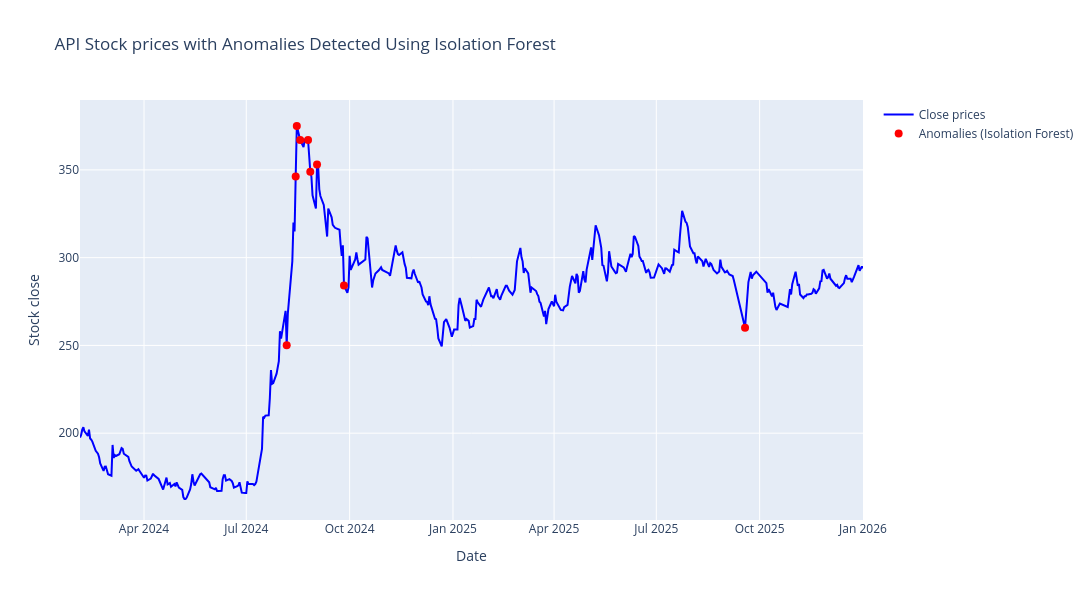

The code cell stored with this chart in its notebook:
### Code cell
fig = go.Figure()

# Add Close prices line
fig.add_trace(
    go.Scatter(
        x=df.index,
        y=df["close"],
        mode="lines",
        name="Close prices",
        line=dict(color="blue", width=2),
    )
)

# Add anomalies (Isolation Forest) as red markers
fig.add_trace(
    go.Scatter(
        x=anomalies_if.index,
        y=anomalies_if["close"],
        mode="markers",
        name="Anomalies (Isolation Forest)",
        marker=dict(color="red", size=8, symbol="circle"),
        showlegend=True,
    )
)

# Update layout for a larger figure size and title
fig.update_layout(
    title=f"{stock_name} Stock prices with Anomalies Detected Using Isolation Forest",
    xaxis_title="Date",
    yaxis_title="Stock close",
    autosize=False,
    width=1200,
    height=600,
)

# Show the plot
fig.show()

### Figure 1 — Plotly figure (JSON) as saved in the notebook; plotly's stock layout.template omitted (floating-point values rounded to 4 significant figures; data arrays with more than 128 entries replaced by an {"elided": "..."} marker saying what was removed)
{"data": [{"line": {"color": "blue", "width": 2}, "mode": "lines", "name": "Close prices", "type": "scatter", "x": {"elided": "435 str values"}, "y": {"elided": "435 float values"}}, {"marker": {"color": "red", "size": 8, "symbol": "circle"}, "mode": "markers", "name": "Anomalies (Isolation Forest)", "showlegend": true, "type": "scatter", "x": ["2024-08-06T00:00:00.000000000", "2024-08-14T00:00:00.000000000", "2024-08-15T00:00:00.000000000", "2024-08-18T00:00:00.000000000", "2024-08-25T00:00:00.000000000", "2024-08-27T00:00:00.000000000", "2024-09-02T00:00:00.000000000", "2024-09-26T00:00:00.000000000", "2025-09-18T00:00:00.000000000"], "y": [250.1, 346.3, 375.0, 367.0, 367.0, 349.0, 353.0, 284.1, 260.1]}], "layout": {"autosize": false, "height": 600, "title": {"text": "API Stock prices with Anomalies Detected Using Isolation Forest"}, "width": 1200, "xaxis": {"title": {"text": "Date"}}, "yaxis": {"title": {"text": "Stock close"}}}}
